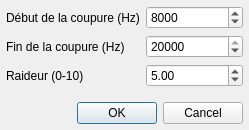
<?xml version="1.0" encoding="UTF-8"?>
<ui version="4.0">
 <class>DialogSifflements</class>
 <widget class="QDialog" name="DialogSifflements">
  <property name="windowModality">
   <enum>Qt::ApplicationModal</enum>
  </property>
  <property name="geometry">
   <rect>
    <x>0</x>
    <y>0</y>
    <width>249</width>
    <height>130</height>
   </rect>
  </property>
  <property name="windowTitle">
   <string>Diminuer sifflements</string>
  </property>
  <property name="windowIcon">
   <iconset resource="../ressources.qrc">
    <normaloff>:/icones/icon</normaloff>:/icones/icon</iconset>
  </property>
  <layout class="QGridLayout" name="gridLayout">
   <property name="leftMargin">
    <number>6</number>
   </property>
   <property name="topMargin">
    <number>6</number>
   </property>
   <property name="rightMargin">
    <number>6</number>
   </property>
   <property name="bottomMargin">
    <number>6</number>
   </property>
   <property name="spacing">
    <number>6</number>
   </property>
   <item row="2" column="1">
    <widget class="QDoubleSpinBox" name="doubleSpinRaideur">
     <property name="maximum">
      <double>10.000000000000000</double>
     </property>
     <property name="value">
      <double>5.000000000000000</double>
     </property>
    </widget>
   </item>
   <item row="0" column="1">
    <widget class="QSpinBox" name="spinFreq1">
     <property name="maximum">
      <number>20000</number>
     </property>
     <property name="value">
      <number>8000</number>
     </property>
    </widget>
   </item>
   <item row="4" column="0" colspan="2">
    <widget class="QDialogButtonBox" name="buttonBox">
     <property name="orientation">
      <enum>Qt::Horizontal</enum>
     </property>
     <property name="standardButtons">
      <set>QDialogButtonBox::Cancel|QDialogButtonBox::Ok</set>
     </property>
    </widget>
   </item>
   <item row="1" column="0">
    <widget class="QLabel" name="label">
     <property name="text">
      <string>Fin de la coupure (Hz)</string>
     </property>
    </widget>
   </item>
   <item row="2" column="0">
    <widget class="QLabel" name="label_3">
     <property name="text">
      <string>Raideur (0-10)</string>
     </property>
    </widget>
   </item>
   <item row="1" column="1">
    <widget class="QSpinBox" name="spinFreq2">
     <property name="maximum">
      <number>20000</number>
     </property>
     <property name="value">
      <number>20000</number>
     </property>
    </widget>
   </item>
   <item row="0" column="0">
    <widget class="QLabel" name="label_2">
     <property name="text">
      <string>Début de la coupure (Hz)</string>
     </property>
    </widget>
   </item>
   <item row="3" column="1">
    <spacer name="verticalSpacer">
     <property name="orientation">
      <enum>Qt::Vertical</enum>
     </property>
     <property name="sizeHint" stdset="0">
      <size>
       <width>20</width>
       <height>40</height>
      </size>
     </property>
    </spacer>
   </item>
  </layout>
 </widget>
 <tabstops>
  <tabstop>buttonBox</tabstop>
 </tabstops>
 <resources>
  <include location="../ressources.qrc"/>
 </resources>
 <connections>
  <connection>
   <sender>buttonBox</sender>
   <signal>accepted()</signal>
   <receiver>DialogSifflements</receiver>
   <slot>accept()</slot>
   <hints>
    <hint type="sourcelabel">
     <x>248</x>
     <y>254</y>
    </hint>
    <hint type="destinationlabel">
     <x>157</x>
     <y>274</y>
    </hint>
   </hints>
  </connection>
  <connection>
   <sender>buttonBox</sender>
   <signal>rejected()</signal>
   <receiver>DialogSifflements</receiver>
   <slot>reject()</slot>
   <hints>
    <hint type="sourcelabel">
     <x>316</x>
     <y>260</y>
    </hint>
    <hint type="destinationlabel">
     <x>286</x>
     <y>274</y>
    </hint>
   </hints>
  </connection>
 </connections>
</ui>
